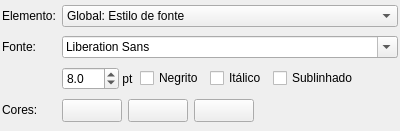
<?xml version="1.0" encoding="UTF-8"?>
<ui version="4.0">
 <class>ConfAparenciaWidget</class>
 <widget class="QWidget" name="ConfAparenciaWidget">
  <property name="geometry">
   <rect>
    <x>0</x>
    <y>0</y>
    <width>400</width>
    <height>131</height>
   </rect>
  </property>
  <property name="windowTitle">
   <string>Form</string>
  </property>
  <layout class="QGridLayout" name="confaparencia_grid">
   <property name="margin">
    <number>2</number>
   </property>
   <property name="spacing">
    <number>6</number>
   </property>
   <item row="0" column="0">
    <widget class="QLabel" name="elemento_lbl">
     <property name="sizePolicy">
      <sizepolicy hsizetype="Preferred" vsizetype="Fixed">
       <horstretch>0</horstretch>
       <verstretch>0</verstretch>
      </sizepolicy>
     </property>
     <property name="text">
      <string>Elemento:</string>
     </property>
    </widget>
   </item>
   <item row="0" column="1" colspan="4">
    <widget class="QComboBox" name="elemento_cmb">
     <item>
      <property name="text">
       <string>Global: Estilo de fonte</string>
      </property>
     </item>
     <item>
      <property name="text">
       <string>Global: Descritor de restrições</string>
      </property>
     </item>
     <item>
      <property name="text">
       <string>Global: Seleção de objetos</string>
      </property>
     </item>
     <item>
      <property name="text">
       <string>Global: Texto informativo de posição</string>
      </property>
     </item>
     <item>
      <property name="text">
       <string>Global: Caixa do informativo de posição</string>
      </property>
     </item>
     <item>
      <property name="text">
       <string>Global: Tipo de objetos</string>
      </property>
     </item>
     <item>
      <property name="text">
       <string>Global: Arco de cadeado</string>
      </property>
     </item>
     <item>
      <property name="text">
       <string>Global: Corpo do cadeado</string>
      </property>
     </item>
     <item>
      <property name="text">
       <string>Tabela: Nome de esquema</string>
      </property>
     </item>
     <item>
      <property name="text">
       <string>Tabela: Nome de tabela</string>
      </property>
     </item>
     <item>
      <property name="text">
       <string>Tabela: Caixa de colunas</string>
      </property>
     </item>
     <item>
      <property name="text">
       <string>Tabela: Caixa de atributos extendidos</string>
      </property>
     </item>
     <item>
      <property name="text">
       <string>Tabela: Caixa de título</string>
      </property>
     </item>
     <item>
      <property name="text">
       <string>Regra: Nome de regra</string>
      </property>
     </item>
     <item>
      <property name="text">
       <string>Regra: Descritor</string>
      </property>
     </item>
     <item>
      <property name="text">
       <string>Índice: Nome de índice</string>
      </property>
     </item>
     <item>
      <property name="text">
       <string>Índice: Descritor</string>
      </property>
     </item>
     <item>
      <property name="text">
       <string>Gatilho: Nome de gatilho</string>
      </property>
     </item>
     <item>
      <property name="text">
       <string>Gatilho: Descritor</string>
      </property>
     </item>
     <item>
      <property name="text">
       <string>Visão: Nome de esquema</string>
      </property>
     </item>
     <item>
      <property name="text">
       <string>Visão: Nome de visão</string>
      </property>
     </item>
     <item>
      <property name="text">
       <string>Visão: Caixa de referências</string>
      </property>
     </item>
     <item>
      <property name="text">
       <string>Visão: Caixa de título</string>
      </property>
     </item>
     <item>
      <property name="text">
       <string>Visão: Alias de tabela / coluna</string>
      </property>
     </item>
     <item>
      <property name="text">
       <string>Visão: Coluna referenciada</string>
      </property>
     </item>
     <item>
      <property name="text">
       <string>Visão: Tabela referenciada</string>
      </property>
     </item>
     <item>
      <property name="text">
       <string>Visão: Descritor de referência</string>
      </property>
     </item>
     <item>
      <property name="text">
       <string>Caixa de Texto: Corpo</string>
      </property>
     </item>
     <item>
      <property name="text">
       <string>Coluna: Nome de coluna</string>
      </property>
     </item>
     <item>
      <property name="text">
       <string>Coluna: Descritor</string>
      </property>
     </item>
     <item>
      <property name="text">
       <string>Coluna: Incluída / Herdada por relacionamento</string>
      </property>
     </item>
     <item>
      <property name="text">
       <string>Coluna: Protegida</string>
      </property>
     </item>
     <item>
      <property name="text">
       <string>Coluna (pk): Nome de coluna</string>
      </property>
     </item>
     <item>
      <property name="text">
       <string>Coluna (pk): Descritor</string>
      </property>
     </item>
     <item>
      <property name="text">
       <string>Coluna (fk): Nome de coluna</string>
      </property>
     </item>
     <item>
      <property name="text">
       <string>Coluna (fk): Descritor</string>
      </property>
     </item>
     <item>
      <property name="text">
       <string>Coluna (uq): Nome de coluna</string>
      </property>
     </item>
     <item>
      <property name="text">
       <string>Coluna (uq): Descritor</string>
      </property>
     </item>
     <item>
      <property name="text">
       <string>Coluna (nn): Nome de coluna</string>
      </property>
     </item>
     <item>
      <property name="text">
       <string>Coluna (nn): Descritor</string>
      </property>
     </item>
     <item>
      <property name="text">
       <string>Relacionamento: Descritor</string>
      </property>
     </item>
     <item>
      <property name="text">
       <string>Relacionamento: Texto do rótulo</string>
      </property>
     </item>
     <item>
      <property name="text">
       <string>Relacionamento: Caixa do rótulo</string>
      </property>
     </item>
     <item>
      <property name="text">
       <string>Relacionamento: Texto do atributo</string>
      </property>
     </item>
     <item>
      <property name="text">
       <string>Relacionamento: Descritor do atributo</string>
      </property>
     </item>
    </widget>
   </item>
   <item row="1" column="0">
    <widget class="QLabel" name="fonte_lbl">
     <property name="sizePolicy">
      <sizepolicy hsizetype="Preferred" vsizetype="Fixed">
       <horstretch>0</horstretch>
       <verstretch>0</verstretch>
      </sizepolicy>
     </property>
     <property name="text">
      <string>Fonte:</string>
     </property>
    </widget>
   </item>
   <item row="1" column="1" colspan="4">
    <widget class="QFontComboBox" name="fonte_cmb">
     <property name="sizePolicy">
      <sizepolicy hsizetype="Expanding" vsizetype="Fixed">
       <horstretch>0</horstretch>
       <verstretch>0</verstretch>
      </sizepolicy>
     </property>
    </widget>
   </item>
   <item row="2" column="1">
    <layout class="QHBoxLayout" name="horizontalLayout_4">
     <property name="spacing">
      <number>0</number>
     </property>
     <item>
      <widget class="QDoubleSpinBox" name="tam_fonte_spb">
       <property name="decimals">
        <number>1</number>
       </property>
       <property name="minimum">
        <double>5.000000000000000</double>
       </property>
       <property name="maximum">
        <double>100.000000000000000</double>
       </property>
       <property name="singleStep">
        <double>0.500000000000000</double>
       </property>
       <property name="value">
        <double>8.000000000000000</double>
       </property>
      </widget>
     </item>
     <item>
      <widget class="QLabel" name="unidade_lbl">
       <property name="text">
        <string> pt</string>
       </property>
      </widget>
     </item>
    </layout>
   </item>
   <item row="2" column="2">
    <widget class="QCheckBox" name="negrito_chk">
     <property name="sizePolicy">
      <sizepolicy hsizetype="Fixed" vsizetype="Fixed">
       <horstretch>0</horstretch>
       <verstretch>0</verstretch>
      </sizepolicy>
     </property>
     <property name="font">
      <font>
       <weight>50</weight>
       <bold>false</bold>
      </font>
     </property>
     <property name="text">
      <string>Negrito</string>
     </property>
    </widget>
   </item>
   <item row="2" column="3">
    <widget class="QCheckBox" name="italico_chk">
     <property name="sizePolicy">
      <sizepolicy hsizetype="Fixed" vsizetype="Fixed">
       <horstretch>0</horstretch>
       <verstretch>0</verstretch>
      </sizepolicy>
     </property>
     <property name="font">
      <font>
       <weight>50</weight>
       <bold>false</bold>
      </font>
     </property>
     <property name="text">
      <string>Itálico</string>
     </property>
    </widget>
   </item>
   <item row="3" column="0">
    <widget class="QLabel" name="cores_lbl">
     <property name="sizePolicy">
      <sizepolicy hsizetype="Preferred" vsizetype="Fixed">
       <horstretch>0</horstretch>
       <verstretch>0</verstretch>
      </sizepolicy>
     </property>
     <property name="text">
      <string>Cores:</string>
     </property>
    </widget>
   </item>
   <item row="3" column="1" colspan="4">
    <layout class="QHBoxLayout" name="horizontalLayout_5">
     <item>
      <widget class="QToolButton" name="cor1_tb">
       <property name="minimumSize">
        <size>
         <width>60</width>
         <height>0</height>
        </size>
       </property>
       <property name="maximumSize">
        <size>
         <width>60</width>
         <height>16777215</height>
        </size>
       </property>
       <property name="toolTip">
        <string>Cor da fonte / preenchimento 1</string>
       </property>
       <property name="text">
        <string/>
       </property>
      </widget>
     </item>
     <item>
      <widget class="QToolButton" name="cor2_tb">
       <property name="minimumSize">
        <size>
         <width>60</width>
         <height>0</height>
        </size>
       </property>
       <property name="maximumSize">
        <size>
         <width>60</width>
         <height>16777215</height>
        </size>
       </property>
       <property name="toolTip">
        <string>Cor de preenchimento 2</string>
       </property>
       <property name="text">
        <string/>
       </property>
      </widget>
     </item>
     <item>
      <widget class="QToolButton" name="cor3_tb">
       <property name="minimumSize">
        <size>
         <width>60</width>
         <height>0</height>
        </size>
       </property>
       <property name="maximumSize">
        <size>
         <width>60</width>
         <height>16777215</height>
        </size>
       </property>
       <property name="toolTip">
        <string>Cor da borda</string>
       </property>
       <property name="text">
        <string/>
       </property>
      </widget>
     </item>
     <item>
      <spacer name="horizontalSpacer">
       <property name="orientation">
        <enum>Qt::Horizontal</enum>
       </property>
       <property name="sizeHint" stdset="0">
        <size>
         <width>188</width>
         <height>20</height>
        </size>
       </property>
      </spacer>
     </item>
    </layout>
   </item>
   <item row="2" column="4">
    <widget class="QCheckBox" name="sublinhado_chk">
     <property name="sizePolicy">
      <sizepolicy hsizetype="Expanding" vsizetype="Fixed">
       <horstretch>0</horstretch>
       <verstretch>0</verstretch>
      </sizepolicy>
     </property>
     <property name="text">
      <string>Sublinhado</string>
     </property>
    </widget>
   </item>
  </layout>
 </widget>
 <resources/>
 <connections/>
</ui>
